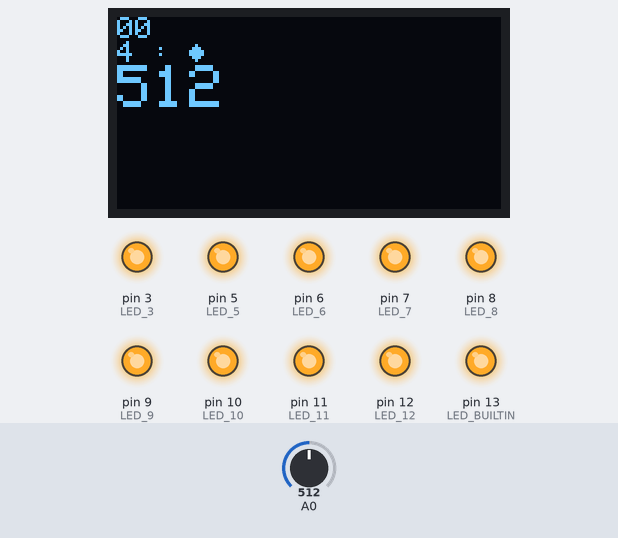
The sketch below on a simulated Arduino Uno, built with avr-gcc and run on an emulated ATmega328P. Parts: 128×64 one-colour display, output pins drawn as LEDs (lit = HIGH). Dashed ring = blinking. Inputs (shaded band) come from the test bench; at power-on: A0 = 512. The display library's start-up logo is not drawn; what the sketch prints to the serial monitor is not drawn.

Above: at 1.18 s.
1.4 s: A0 set to 716
At 1.62 s:
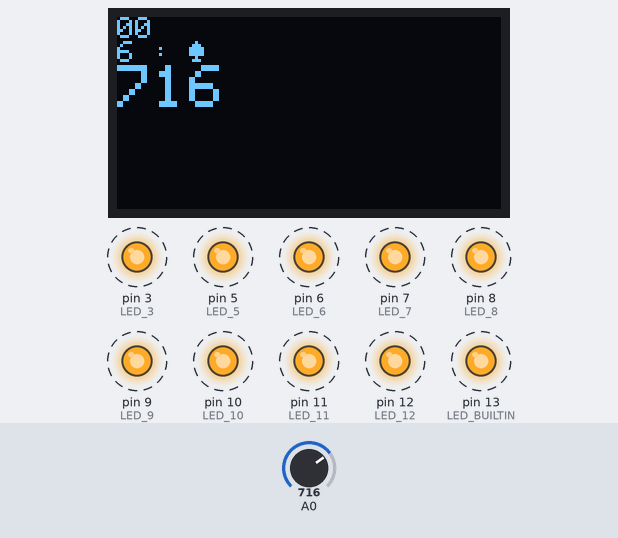
3.0 s: A0 set to 900
At 3.39 s:
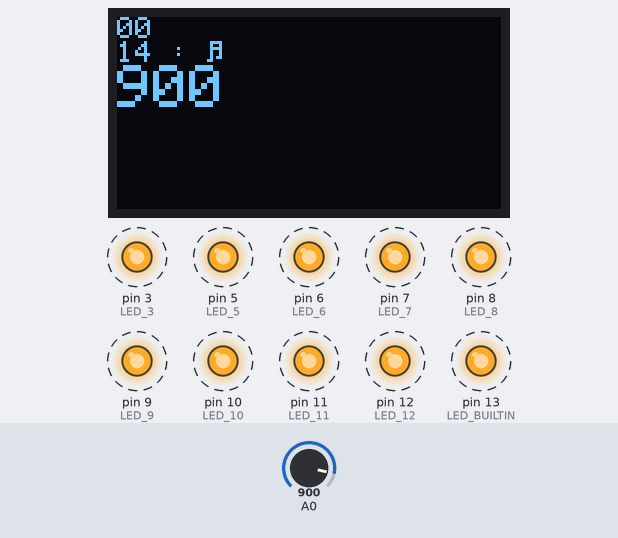
4.7 s: A0 set to 1023
At 7.58 s:
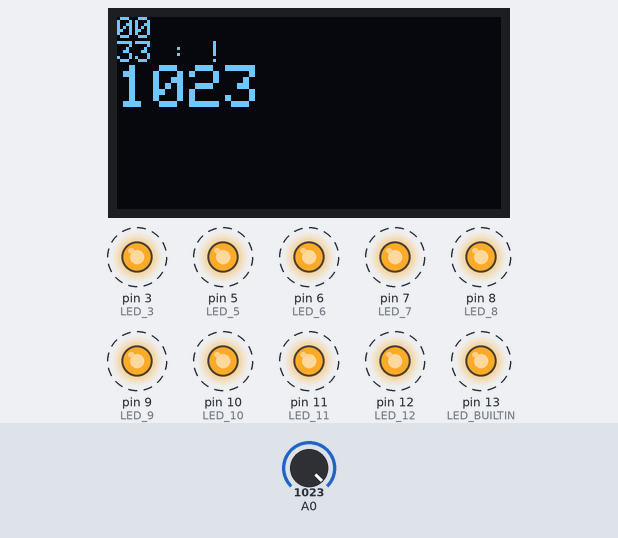
Timing chart, 0 to 22.8 s (numbered marks = the images above; inputs shaded):
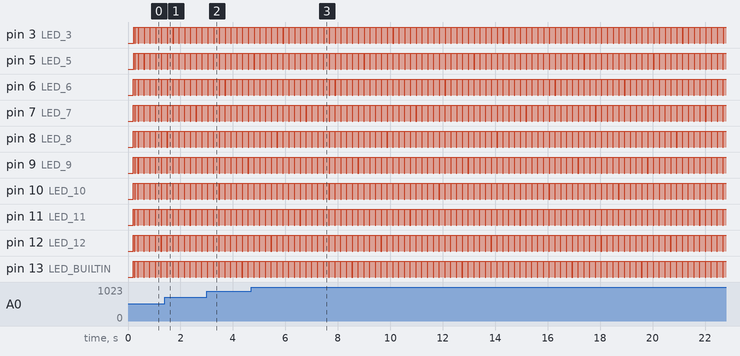

The sketch:

oled_0x3C.ino
```cpp
#include <SPI.h>
#include <Wire.h>
#include <Adafruit_GFX.h>
#include <Adafruit_SSD1306.h>

#define OLED_RESET 4
#define LED_12 12
#define LED_11 11
#define LED_10 10
#define LED_9 9
#define LED_8 8
#define LED_7 7
#define LED_6 6
#define LED_5 5
#define LED_3 3

Adafruit_SSD1306 display(OLED_RESET);

//char foo[] = {"....Hello YELLOW...."};   //("Hello,YELLOW!");
//char foo[] = {".......ASCII ......."};
char foo[] = {"ASCII / Ana[A0] Read"};

char firstName = "Sompong";
char lastName = "Jongmeesuk";
char fullName = firstName + " " + lastName;
char goo[] = {"Sompong Jongmeesuk"};

String message = "Fawad Khan!";
int i = 0;
int j = 0;
int dela = 2;

void setup() {
pinMode(LED_BUILTIN, OUTPUT);   pinMode(LED_12, OUTPUT);    pinMode(LED_11, OUTPUT);        pinMode(LED_10, OUTPUT);
pinMode(LED_9, OUTPUT);         pinMode(LED_8, OUTPUT);     pinMode(LED_7, OUTPUT);         pinMode(LED_6, OUTPUT);
pinMode(LED_5, OUTPUT);         pinMode(LED_3, OUTPUT);

Serial.begin(2400);
//while (!Serial);

// by default, we'll generate the high voltage from the 3.3v line internally! (neat!)
// display.begin(SSD1306_SWITCHCAPVCC, 0x78);
 display.begin(SSD1306_SWITCHCAPVCC, 0x3C);
// initialize with the I2C addr 0x3D (for the 128x64)
// init done

// Show image buffer on the display hardware.
// Since the buffer is intialized with an Adafruit splashscreen
// internally, this will display the splashscreen.
display.display();
Serial.print("RUN2");
delay(100);

display.clearDisplay();   // Clear the buffer.
display.setTextSize(1);
display.setTextColor(WHITE);

display.setCursor(0,0);
display.println("A4 = SDA , A5 = SCL");
//display.println(char(j));
display.println("3.3V Oled!");
//display.println(char(i) + char(j));
//display.println("");
display.setTextSize(1);
display.println(goo);
//display.println("counts"+ 123);
display.println("keyes!"+ millis());
//display.println("keyestudio");
display.display();
}

void loop() {
goo[0] = 'J';

digitalWrite(LED_BUILTIN, HIGH);  delay(dela);   digitalWrite(LED_12, HIGH);  delay(dela);
digitalWrite(LED_11, HIGH);  delay(dela);   digitalWrite(LED_10, HIGH);  delay(dela);
digitalWrite(LED_9, HIGH);  delay(dela);   digitalWrite(LED_8, HIGH);  delay(dela);
digitalWrite(LED_7, HIGH);  delay(dela);   digitalWrite(LED_6, HIGH);  delay(dela);
digitalWrite(LED_5, HIGH);  delay(dela);   digitalWrite(LED_3, HIGH);  delay(dela);

Serial.println(goo);
 strcpy(goo, "000000000000000000000");
  Serial.println(goo);

display.clearDisplay();
display.setTextSize(1);
// display.setTextColor(WHITE);
display.setCursor(0,0);
//display.println(fullName);
display.println(foo);
display.print(0 + char(j));
display.print(" : ");
//display.setCursor(0,3);
display.println(char(j));
display.setTextSize(2);
//display.setTextSize(1);
display.println(analogRead(A0));

display.display();
Serial.println("RUN3 ");


//foo++;

j++; //  'A' ++
if (j == 128)     { j = 0; }

digitalWrite(LED_BUILTIN, LOW);   delay(dela);     digitalWrite(LED_12, LOW);   delay(dela);
digitalWrite(LED_11, LOW);   delay(dela);          digitalWrite(LED_10, LOW);   delay(dela);
digitalWrite(LED_9, LOW);   delay(dela);          digitalWrite(LED_8, LOW);   delay(dela);
digitalWrite(LED_7, LOW);   delay(dela);          digitalWrite(LED_6, LOW);   delay(dela);
digitalWrite(LED_5, LOW);   delay(dela);          digitalWrite(LED_3, LOW);   delay(dela);
}
```

Measured:
- by itself, pin 3 (LED_3), pin 5 (LED_5), pin 6 (LED_6), pin 7 (LED_7), pin 8 (LED_8), pin 9 (LED_9), pin 10 (LED_10), pin 11 (LED_11), pin 12 (LED_12), pin 13 (LED_BUILTIN): alternates HIGH for 0.20 s and LOW for 0.02 s
